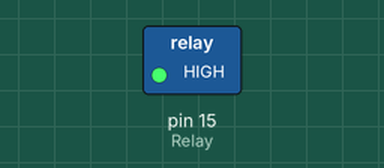
A sketch run on a simulated Arduino Uno, built with avr-gcc and run on an emulated ATmega328P. Shown: switched loads named in the sketch (green lamp = pin HIGH). Dashed ring = blinking.

Above: at 0.5 s.
Timing chart, 0 to 4.6 s (numbered marks = the images above):
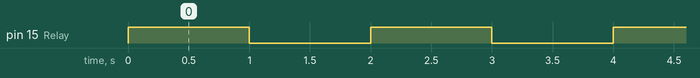

The sketch:

Project_21_Relay.ino
```cpp
//**********************************************************************************
/*
 * 文件名  : 继电器
 * 描述 : 继电器开与关.
*/
#define  Relay  15 // 定义数字15
void setup()
{
pinMode(Relay, OUTPUT); // 将“继电器”设置为“输出”
}
void loop()
{
digitalWrite(Relay, HIGH); // 打开继电器
delay(1000); //延时 1 s
digitalWrite(Relay, LOW); // 关闭继电器
delay(1000); // 延时 1 s
}
//**********************************************************************************
```

Measured:
- by itself, pin 15 (Relay): alternates HIGH for 1.0 s and LOW for 1.0 s
